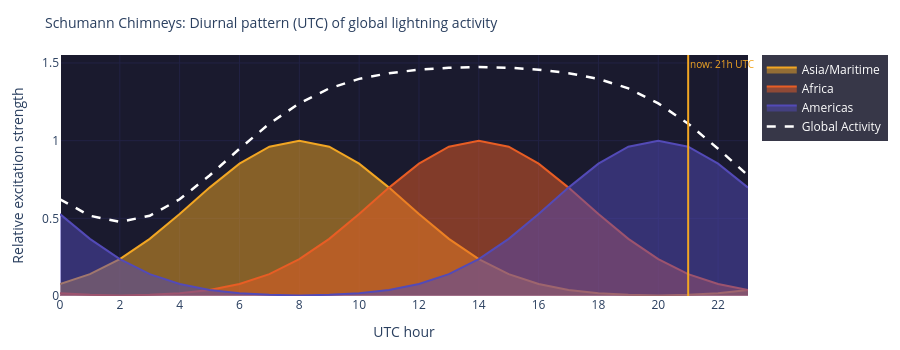

The notebook cell saved with this chart:
### Code cell
# ============================================================
# DIURNAL PATTERN – Schumann chimneys (UTC diurnal curve)
# ============================================================

ut_range = list(range(0, 24))

def chimney_curve(peak_ut, ut):
    """Bell curve around peak UT with half-width ~6h"""
    distance = abs(((ut - peak_ut) + 12) % 24 - 12)
    return max(0, math.exp(-(distance / 5)**2))

fig = go.Figure()
total_curve = [0.0] * 24
for name, c in CHIMNEYS.items():
    curve = [chimney_curve(c['peak_UT'], h) for h in ut_range]
    total_curve = [t + v for t, v in zip(total_curve, curve)]
    fig.add_trace(go.Scatter(
        x=ut_range, y=curve,
        mode='lines', name=name,
        line=dict(color=c['color'], width=2),
        fill='tozeroy', fillcolor=c['color'].replace('#', 'rgba(') if False else None,
        opacity=0.7,
    ))
fig.add_trace(go.Scatter(
    x=ut_range, y=total_curve,
    mode='lines', name='Global Activity',
    line=dict(color='white', width=2.5, dash='dash')
))

# Mark current UTC hour
fig.add_vline(x=utc_hour, line_color='#F2A623', line_width=2,
              annotation_text=f'now: {utc_hour}h UTC',
              annotation_font=dict(color='#F2A623', size=10))

fig.update_layout(
    title=dict(text='Schumann Chimneys: Diurnal pattern (UTC) of global lightning activity', font=dict(size=14)),
    xaxis=dict(title='UTC hour', tickmode='linear', tick0=0, dtick=2,
               range=[0, 23], gridcolor='#222244'),
    yaxis=dict(title='Relative excitation strength', gridcolor='#222244'),
    height=350, plot_bgcolor='#1a1a2e', paper_bgcolor='rgba(0,0,0,0)',
    margin=dict(l=60, r=30, t=55, b=50),
    legend=dict(bgcolor='rgba(20,20,40,0.85)', font=dict(color='white'))
)
fig.show()

### Figure 1 — Plotly figure (JSON) as saved in the notebook; plotly's stock layout.template omitted (floating-point values rounded to 4 significant figures)
{"data": [{"fill": "tozeroy", "line": {"color": "#F2A623", "width": 2}, "mode": "lines", "name": "Asia/Maritime", "opacity": 0.7, "type": "scatter", "x": [0, 1, 2, 3, 4, 5, 6, 7, 8, 9, 10, 11, 12, 13, 14, 15, 16, 17, 18, 19, 20, 21, 22, 23], "y": [0.0773, 0.1409, 0.2369, 0.3679, 0.5273, 0.6977, 0.8521, 0.9608, 1.0, 0.9608, 0.8521, 0.6977, 0.5273, 0.3679, 0.2369, 0.1409, 0.0773, 0.03916, 0.01832, 0.007907, 0.003151, 0.007907, 0.01832, 0.03916]}, {"fill": "tozeroy", "line": {"color": "#E85D24", "width": 2}, "mode": "lines", "name": "Africa", "opacity": 0.7, "type": "scatter", "x": [0, 1, 2, 3, 4, 5, 6, 7, 8, 9, 10, 11, 12, 13, 14, 15, 16, 17, 18, 19, 20, 21, 22, 23], "y": [0.01832, 0.007907, 0.003151, 0.007907, 0.01832, 0.03916, 0.0773, 0.1409, 0.2369, 0.3679, 0.5273, 0.6977, 0.8521, 0.9608, 1.0, 0.9608, 0.8521, 0.6977, 0.5273, 0.3679, 0.2369, 0.1409, 0.0773, 0.03916]}, {"fill": "tozeroy", "line": {"color": "#534AB7", "width": 2}, "mode": "lines", "name": "Americas", "opacity": 0.7, "type": "scatter", "x": [0, 1, 2, 3, 4, 5, 6, 7, 8, 9, 10, 11, 12, 13, 14, 15, 16, 17, 18, 19, 20, 21, 22, 23], "y": [0.5273, 0.3679, 0.2369, 0.1409, 0.0773, 0.03916, 0.01832, 0.007907, 0.003151, 0.007907, 0.01832, 0.03916, 0.0773, 0.1409, 0.2369, 0.3679, 0.5273, 0.6977, 0.8521, 0.9608, 1.0, 0.9608, 0.8521, 0.6977]}, {"line": {"color": "white", "dash": "dash", "width": 2.5}, "mode": "lines", "name": "Global Activity", "type": "scatter", "x": [0, 1, 2, 3, 4, 5, 6, 7, 8, 9, 10, 11, 12, 13, 14, 15, 16, 17, 18, 19, 20, 21, 22, 23], "y": [0.6229, 0.5166, 0.477, 0.5166, 0.6229, 0.776, 0.9478, 1.11, 1.24, 1.337, 1.398, 1.435, 1.457, 1.47, 1.474, 1.47, 1.457, 1.435, 1.398, 1.337, 1.24, 1.11, 0.9478, 0.776]}], "layout": {"annotations": [{"font": {"color": "#F2A623", "size": 10}, "showarrow": false, "text": "now: 21h UTC", "x": 21, "xanchor": "left", "xref": "x", "y": 1, "yanchor": "top", "yref": "y domain"}], "height": 350, "legend": {"bgcolor": "rgba(20,20,40,0.85)", "font": {"color": "white"}}, "margin": {"b": 50, "l": 60, "r": 30, "t": 55}, "paper_bgcolor": "rgba(0,0,0,0)", "plot_bgcolor": "#1a1a2e", "shapes": [{"line": {"color": "#F2A623", "width": 2}, "type": "line", "x0": 21, "x1": 21, "xref": "x", "y0": 0, "y1": 1, "yref": "y domain"}], "title": {"font": {"size": 14}, "text": "Schumann Chimneys: Diurnal pattern (UTC) of global lightning activity"}, "xaxis": {"dtick": 2, "gridcolor": "#222244", "range": [0, 23], "tick0": 0, "tickmode": "linear", "title": {"text": "UTC hour"}}, "yaxis": {"gridcolor": "#222244", "title": {"text": "Relative excitation strength"}}}}
